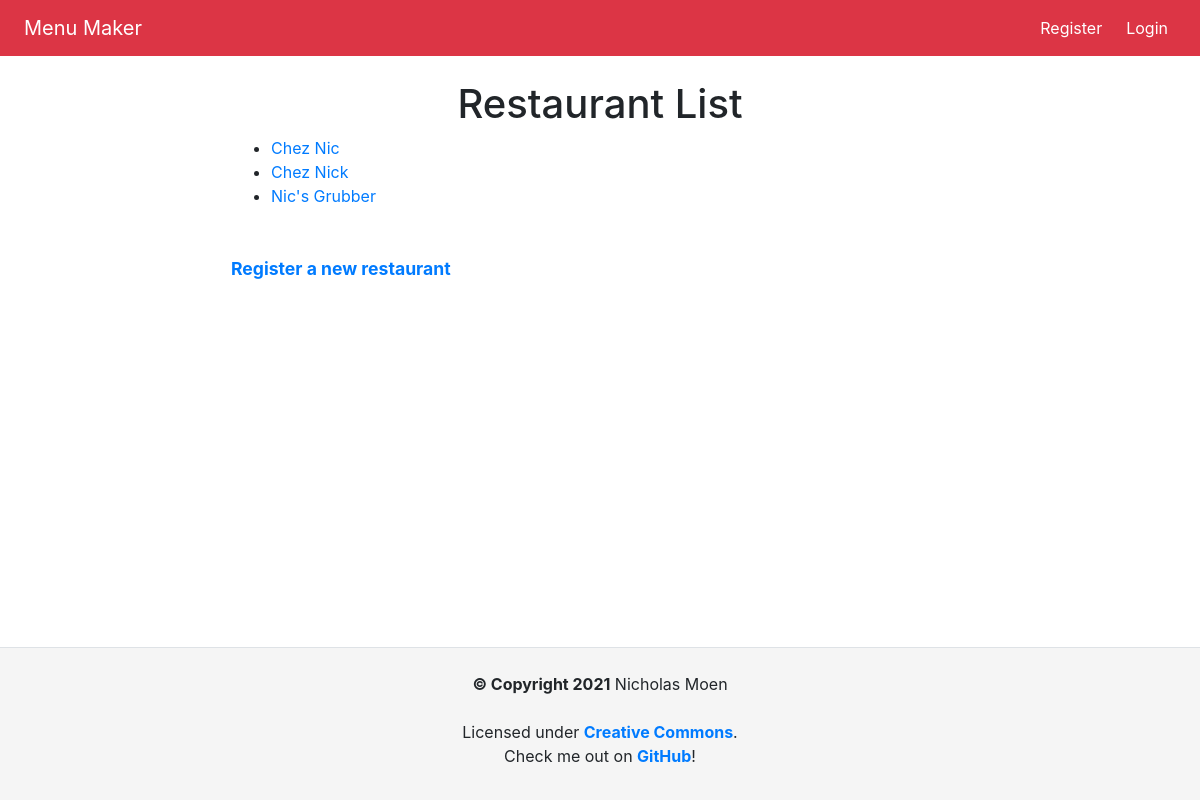
The app's page /restaurants/, older data.
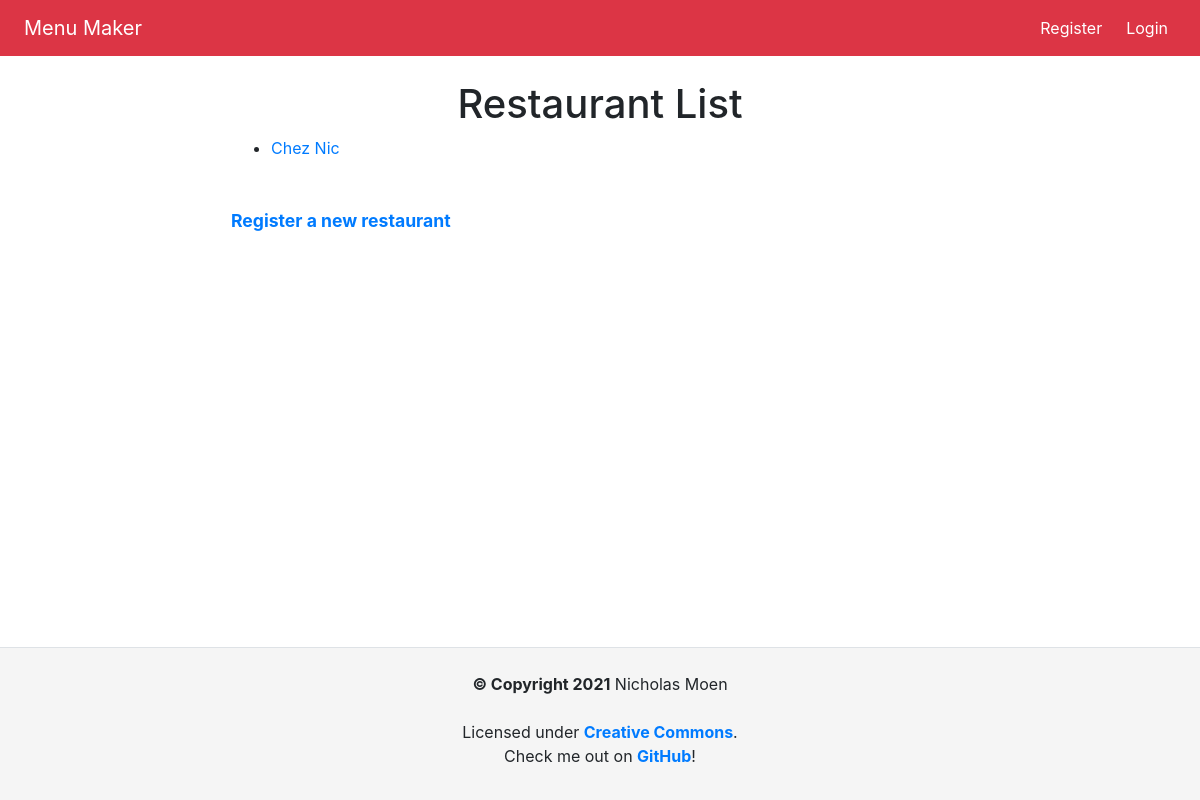
The same page, newer data.
### restaurants/models.py (models this page shows, shortened)
class Restaurant(models.Model):
    name = models.CharField(max_length=128, default=None, blank=False)
    slug = models.SlugField(max_length=128, unique=True)
    admin_users = models.ManyToManyField(settings.AUTH_USER_MODEL)
    image = models.ImageField(
        upload_to=upload_to, blank=True, null=True,
        help_text="An image or logo for your restaurant (optional)")
    class Meta:
        ordering = ['name']

### restaurants/views.py (the view)
class RestaurantListView(ListView):
    model = Restaurant
    context_object_name = 'restaurants'

### menus_project/context_processors.py (called while the page is built)
def project_name(request):
    return {'PROJECT_NAME': PROJECT_NAME}

### restaurants/templates/restaurants/restaurant_list.html (shortened to what this page needs)
{% extends 'base.html' %}
{% block body_title %}Restaurant List{% endblock %}
{% block content %}
{% if not restaurants %}
<p>There are no restaurants in the database.</p>
{% elif restaurants %}
<ul>
    {% for restaurant in restaurants %}
  <li><a href="{% url 'restaurants:restaurant_detail' restaurant_slug=restaurant.slug %}">{{ restaurant.name }}</a></li>
    {% endfor %}
</ul>
{% endif %}
<div class="auth-links">
  <p><a href="{% url 'restaurants:restaurant_create' %}">Register a new restaurant</a></p>
</div>
{% endblock content %}

Row changes from the older to the newer data that the page shows:
removed Restaurant: name "Chez Nick"
removed Restaurant: name "Nic's Grubber"
